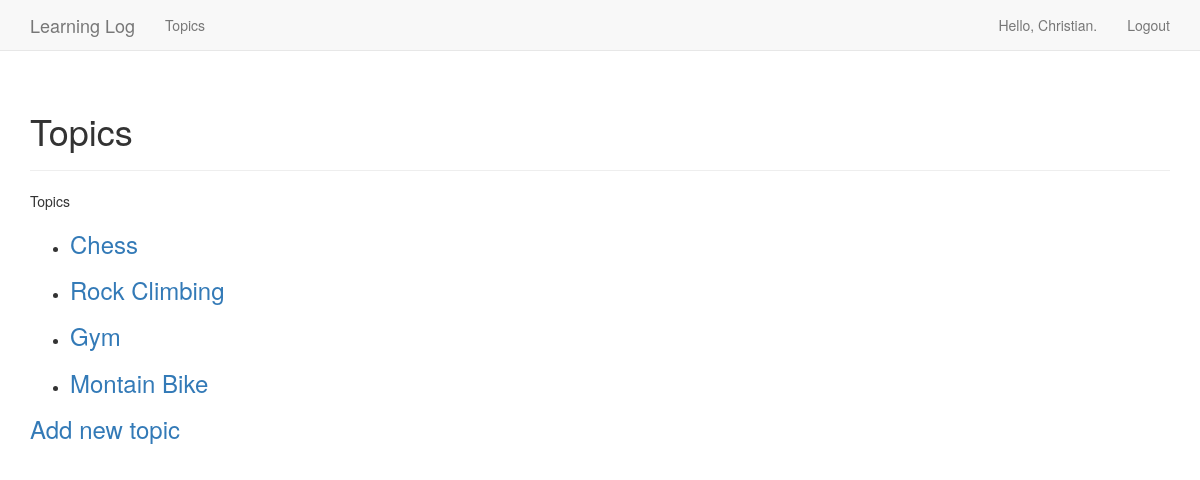
The app's page /topics/ (signed in) with its own data.
### learning_logs/models.py (models this page shows)
class Topic(models.Model):
    text = models.CharField(max_length=200)
    date_added = models.DateTimeField(auto_now_add=True)
    owner = models.ForeignKey(User, on_delete=CASCADE)
    def __str__(self) -> str:
        return self.text

### learning_logs/views.py (the view)
# urls.py: path('topics/', views.topics, name='topics'),
@login_required
def topics(request):
    topics = Topic.objects.filter(owner=request.user).order_by('date_added')
    context = {'topics': topics}
    return render(request, 'learning_logs/topics.html', context)

### learning_logs/templates/learning_logs/topics.html
{% extends "base.html" %}
{% block header %}
  <h1>Topics</h1>
{% endblock header %}
{% block content %}
<p>Topics</p>
<ul>
    {% for topic in topics %}
    <li>
        <h3>
            <a href="{% url 'topic' topic.id %}">{{ topic }}</a>
        </h3>
    </li>
    {% empty %}
        <li>No topics have been added yet.</li>
    {% endfor %}
</ul>
<h3><a href="{% url 'new_topic' %}">Add new topic</h3>
{% endblock content %}

### learning_logs/templates/base.html (shortened to what this page needs)
{% load bootstrap3 %}
<!DOCTYPE html>
<html lang="en">
<head>
    {% bootstrap_css %}
</head>
<body>
    <nav class="navbar navbar-default navbar-static-top">
       <div class="container">
        <div class="navbar-header">
           <a class="navbar-brand" href="{% url 'index'%}">
              Learning Log</a>
        </div>
         <div id="navbar" class="navbar-collapse collapse">
           <ul class="nav navbar-nav">
             <li><a href="{% url 'topics' %}">Topics</a></li>
          </ul>
           <ul class="nav navbar-nav navbar-right">
            {% if user.is_authenticated %}
              <li><a>Hello, {{ user.username }}.</a></li>
              <li><a href="{% url 'logout' %}">Logout</a></li>
            {% else %}
              <li><a href="{% url 'register' %}">Register</a></li>
              <li><a href="{% url 'login' %}">Login</a></li>
            {% endif %}
           </ul>
        </div>
      </div>
    </nav>
    <div class="container">
        <div class="page-header">
           {% block header %}{% endblock header %}
        </div>
        <div>
           {% block content %}{% endblock content %}
        </div>
    </div>
    </body>
  </html>

### records on screen
Topic: text "Chess"
Topic: text "Rock Climbing"
Topic: text "Gym"
Topic: text "Montain Bike"

### other values on screen
{{ user.username }} "Christian"
